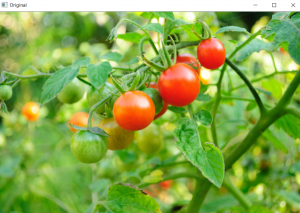
#> input picture Lab 6/Image Processing and Enchancement/Gray Scaling of Images/tomatopic.png, 300 x 213 px
$ jupyter execute tomatopic.png.ipynb
#> lines starting #> are read from the running program, lines starting #| are printed output that depends on the picture
### <b>Grayscaling of Images<b>

### Method 1: Using the cv2.cvtColor() function

[cell 1]
import cv2

image = cv2.imread('tomatopic.png')
#> image is the input picture: shape (213, 300, 3); mean B, G, R 74.3, 165.6, 134.1

gray_image = cv2.cvtColor(image, cv2.COLOR_BGR2GRAY)
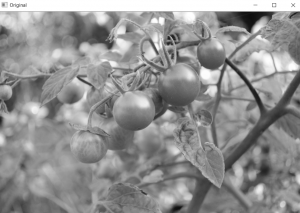
#> gray_image: shape (213, 300); min 14, max 255, mean 145.8

cv2.imshow('Grayscale', gray_image)
cv2.waitKey(0)
cv2.destroyAllWindows()

### Method 2: Using the cv2.imread() function with flag=zero

[cell 2]
import cv2

img = cv2.imread('tomatopic.png', 0)
#> img: shape (213, 300); min 13, max 255, mean 145.3

cv2.imshow('Grayscale Image', img)
cv2.waitKey(0)
cv2.destroyAllWindows()

### Method 3.1 Weighted Method (Recommended)

[cell 3]
import cv2

img_weighted = cv2.imread('tomatopic.png')
rows, cols = img_weighted.shape[:2]
#> rows = 213; cols = 300

for i in range(rows):
    for j in range(cols):
        gray = 0.2989 * img_weighted[i, j][2] + 0.5870 * img_weighted[i, j][1] + 0.1140 * img_weighted[i, j][0]
        img_weighted[i, j] = [gray, gray, gray]

cv2.imshow('Grayscale Image (Weighted)', img_weighted)
cv2.waitKey(0)
cv2.destroyAllWindows()

### Method 3.2: Using the pixel manipulation (Average method)

[cell 4]
import cv2

img = cv2.imread('tomatopic.png')
rows, cols = img.shape[:2]

for i in range(rows):
    for j in range(cols):
        gray = (img[i, j, 0] + img[i, j, 1] + img[i, j, 2]) / 3
        img[i, j] = [gray, gray, gray]
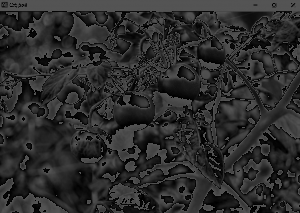
#> img: shape (213, 300, 3); min 0, max 85, mean 44.6

cv2.imshow('Grayscale Image (Average)', img)
cv2.waitKey(0)
cv2.destroyAllWindows()
